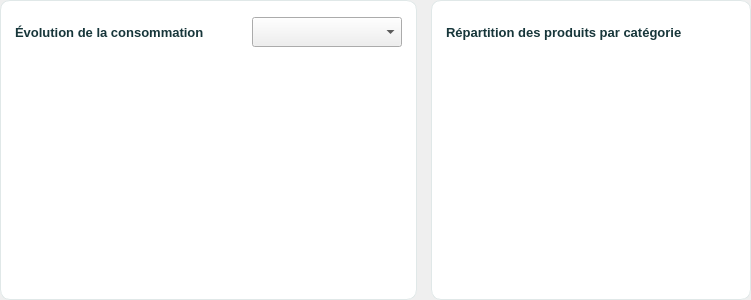
                 <widget class="QWidget" name="ligneStatsStock">
                  <layout class="QHBoxLayout" name="layout_ligneStats" stretch="3,2">
                   <property name="spacing">
                    <number>14</number>
                   </property>
                   <property name="leftMargin">
                    <number>0</number>
                   </property>
                   <property name="topMargin">
                    <number>0</number>
                   </property>
                   <property name="rightMargin">
                    <number>0</number>
                   </property>
                   <property name="bottomMargin">
                    <number>0</number>
                   </property>
                   <item>
                    <widget class="QFrame" name="frameGraphiqueStock">
                     <property name="minimumSize">
                      <size>
                       <width>400</width>
                       <height>300</height>
                      </size>
                     </property>
                     <property name="maximumSize">
                      <size>
                       <width>16777215</width>
                       <height>300</height>
                      </size>
                     </property>
                     <property name="styleSheet">
                      <string>.QFrame { background-color:white; border:1px solid #E0E8E8; border-radius:10px; }</string>
                     </property>
                     <layout class="QVBoxLayout" name="layoutGraphique">
                      <property name="spacing">
                       <number>6</number>
                      </property>
                      <property name="leftMargin">
                       <number>14</number>
                      </property>
                      <property name="topMargin">
                       <number>10</number>
                      </property>
                      <property name="rightMargin">
                       <number>14</number>
                      </property>
                      <property name="bottomMargin">
                       <number>10</number>
                      </property>
                      <item>
                       <widget class="QWidget" name="enteteGraphiqueStock">
                        <layout class="QHBoxLayout" name="layout_enteteGraphique">
                         <property name="spacing">
                          <number>8</number>
                         </property>
                         <property name="leftMargin">
                          <number>0</number>
                         </property>
                         <property name="topMargin">
                          <number>0</number>
                         </property>
                         <property name="rightMargin">
                          <number>0</number>
                         </property>
                         <property name="bottomMargin">
                          <number>0</number>
                         </property>
                         <item>
                          <widget class="QLabel" name="lblGraphTitreStock">
                           <property name="styleSheet">
                            <string>color:#17363A; font-size:13px; font-weight:bold;</string>
                           </property>
                           <property name="text">
                            <string>Évolution de la consommation</string>
                           </property>
                          </widget>
                         </item>
                         <item>
                          <spacer name="espaceGraphique">
                           <property name="orientation">
                            <enum>Qt::Horizontal</enum>
                           </property>
                           <property name="sizeHint" stdset="0">
                            <size>
                             <width>40</width>
                             <height>20</height>
                            </size>
                           </property>
                          </spacer>
                         </item>
                         <item>
                          <widget class="QComboBox" name="cmbPeriodeStock">
                           <property name="minimumSize">
                            <size>
                             <width>150</width>
                             <height>30</height>
                            </size>
                           </property>
                           <property name="maximumSize">
                            <size>
                             <width>150</width>
                             <height>30</height>
                            </size>
                           </property>
                           <property name="cursor">
                            <cursorShape>PointingHandCursor</cursorShape>
                           </property>
                           <property name="styleSheet">
                            <string>font-size:11px;</string>
                           </property>
                          </widget>
                         </item>
                        </layout>
                       </widget>
                      </item>
                      <item>
                       <widget class="QWidget" name="widgetGraphiqueStock">
                        <property name="minimumSize">
                         <size>
                          <width>0</width>
                          <height>230</height>
                         </size>
                        </property>
                       </widget>
                      </item>
                     </layout>
                    </widget>
                   </item>
                   <item>
                    <widget class="QFrame" name="frameStat1Stock">
                     <property name="minimumSize">
                      <size>
                       <width>320</width>
                       <height>300</height>
                      </size>
                     </property>
                     <property name="maximumSize">
                      <size>
                       <width>16777215</width>
                       <height>300</height>
                      </size>
                     </property>
                     <property name="styleSheet">
                      <string>.QFrame { background-color:white; border:1px solid #E0E8E8; border-radius:10px; }</string>
                     </property>
                     <layout class="QVBoxLayout" name="layout_frameStat1">
                      <property name="spacing">
                       <number>6</number>
                      </property>
                      <property name="leftMargin">
                       <number>14</number>
                      </property>
                      <property name="topMargin">
                       <number>10</number>
                      </property>
                      <property name="rightMargin">
                       <number>14</number>
                      </property>
                      <property name="bottomMargin">
                       <number>10</number>
                      </property>
                      <item>
                       <widget class="QLabel" name="lblStat1TitreStock">
                        <property name="minimumSize">
                         <size>
                          <width>0</width>
                          <height>30</height>
                         </size>
                        </property>
                        <property name="styleSheet">
                         <string>color:#17363A; font-size:13px; font-weight:bold;</string>
                        </property>
                        <property name="text">
                         <string>Répartition des produits par catégorie</string>
                        </property>
                       </widget>
                      </item>
                      <item>
                       <widget class="QWidget" name="widgetCamembertStock">
                        <property name="minimumSize">
                         <size>
                          <width>0</width>
                          <height>230</height>
                         </size>
                        </property>
                       </widget>
                      </item>
                     </layout>
                    </widget>
                   </item>
                  </layout>
                 </widget>
